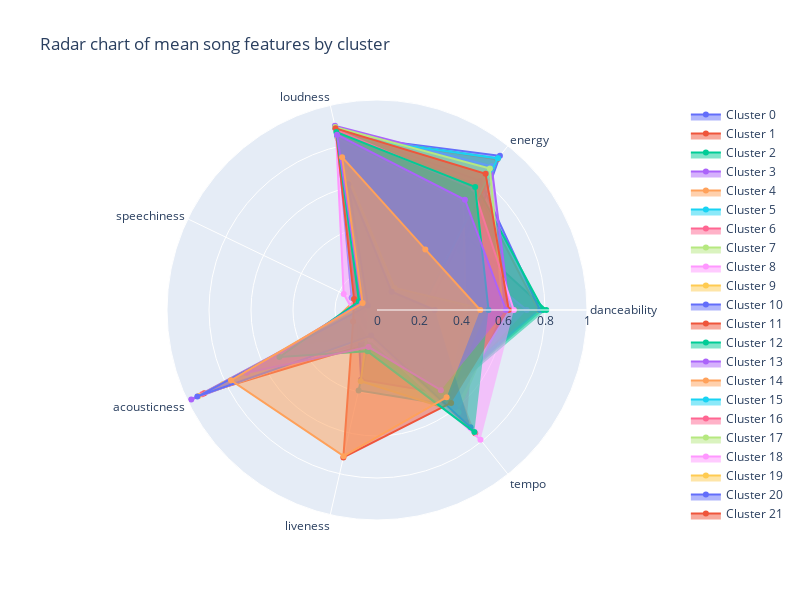

Source (notebook cell):
### Code cell
# Create an empty list to store the Scatterpolar object of each cluster
scatter_objects = []

# State the label for each arm of the chart
categories = songs_df_minmax.columns

# Iterate over the unique clusters and add an object for each cluster to the list
for cluster in sorted(songs_df_minmax['cluster'].unique()):

  # Find the mean value for each column of the cluster
  cluster_means = [songs_df_minmax.loc[songs_df_minmax["cluster"] == cluster, songs_df_minmax.columns[0]].mean(),
                  songs_df_minmax.loc[songs_df_minmax["cluster"] == cluster, songs_df_minmax.columns[1]].mean(),
                  songs_df_minmax.loc[songs_df_minmax["cluster"] == cluster, songs_df_minmax.columns[2]].mean(),
                  songs_df_minmax.loc[songs_df_minmax["cluster"] == cluster, songs_df_minmax.columns[3]].mean(),
                  songs_df_minmax.loc[songs_df_minmax["cluster"] == cluster, songs_df_minmax.columns[4]].mean(),
                  songs_df_minmax.loc[songs_df_minmax["cluster"] == cluster, songs_df_minmax.columns[5]].mean(),
                  songs_df_minmax.loc[songs_df_minmax["cluster"] == cluster, songs_df_minmax.columns[6]].mean(),
                  #songs_df_minmax.loc[songs_std_scaled["cluster"] == cluster, songs_std_scaled.columns[8]].mean()
                  ]

  # Create a Scatterpolar object for the cluster
  cluster_scatter = go.Scatterpolar(
    r = cluster_means,          # set the radial coordinates
    theta = categories,         # the names of the columns
    fill = 'toself',            # fills in the space with colour
    name = f'Cluster {cluster}' # adds the name of the cluster
  )

  # Add the Scatterpolar object to the list
  scatter_objects.append(cluster_scatter)

# Create the figure (the white area)
fig = go.Figure()

# Add the scatter objects to the figure
fig.add_traces(scatter_objects)

# Add extras to the plot, such as title
fig.update_layout(
  title_text = 'Radar chart of mean song features by cluster',
  height = 600,
  width = 800,
  polar = dict(
    radialaxis = dict(
      visible = True,      # visibility of the numbers on the arm
      range = [0, 1]      # scale of the plot depending on the scaler
    )),
  showlegend = True
)

# Show the initialised plot and the trace objects
fig.show()

### Figure 1 — Plotly figure (JSON) as saved in the notebook; plotly's stock layout.template omitted (floating-point values rounded to 4 significant figures)
{"data": [{"fill": "toself", "name": "Cluster 0", "r": [0.3229, 0.9389, 0.8556, 0.1341, 0.006244, 0.1236, 0.529], "theta": ["danceability", "energy", "loudness", "speechiness", "acousticness", "liveness", "tempo", "cluster"], "type": "scatterpolar"}, {"fill": "toself", "name": "Cluster 1", "r": [0.3178, 0.2687, 0.7526, 0.0439, 0.9132, 0.164, 0.419], "theta": ["danceability", "energy", "loudness", "speechiness", "acousticness", "liveness", "tempo", "cluster"], "type": "scatterpolar"}, {"fill": "toself", "name": "Cluster 2", "r": [0.806, 0.5451, 0.8399, 0.1044, 0.1009, 0.115, 0.5206], "theta": ["danceability", "energy", "loudness", "speechiness", "acousticness", "liveness", "tempo", "cluster"], "type": "scatterpolar"}, {"fill": "toself", "name": "Cluster 3", "r": [0.3825, 0.04938, 0.5507, 0.05459, 0.9818, 0.1072, 0.3779], "theta": ["danceability", "energy", "loudness", "speechiness", "acousticness", "liveness", "tempo", "cluster"], "type": "scatterpolar"}, {"fill": "toself", "name": "Cluster 4", "r": [0.7674, 0.7482, 0.883, 0.1126, 0.3454, 0.1401, 0.4808], "theta": ["danceability", "energy", "loudness", "speechiness", "acousticness", "liveness", "tempo", "cluster"], "type": "scatterpolar"}, {"fill": "toself", "name": "Cluster 5", "r": [0.2777, 0.9243, 0.8567, 0.115, 0.01038, 0.3928, 0.5834], "theta": ["danceability", "energy", "loudness", "speechiness", "acousticness", "liveness", "tempo", "cluster"], "type": "scatterpolar"}, {"fill": "toself", "name": "Cluster 6", "r": [0.4723, 0.429, 0.8101, 0.05321, 0.7058, 0.1547, 0.6837], "theta": ["danceability", "energy", "loudness", "speechiness", "acousticness", "liveness", "tempo", "cluster"], "type": "scatterpolar"}, {"fill": "toself", "name": "Cluster 7", "r": [0.5708, 0.4734, 0.812, 0.04819, 0.25, 0.1442, 0.5727], "theta": ["danceability", "energy", "loudness", "speechiness", "acousticness", "liveness", "tempo", "cluster"], "type": "scatterpolar"}, {"fill": "toself", "name": "Cluster 8", "r": [0.7131, 0.4497, 0.8111, 0.07628, 0.5229, 0.1459, 0.5184], "theta": ["danceability", "energy", "loudness", "speechiness", "acousticness", "liveness", "tempo", "cluster"], "type": "scatterpolar"}, {"fill": "toself", "name": "Cluster 9", "r": [0.6627, 0.3298, 0.7714, 0.05652, 0.8144, 0.128, 0.4932], "theta": ["danceability", "energy", "loudness", "speechiness", "acousticness", "liveness", "tempo", "cluster"], "type": "scatterpolar"}, {"fill": "toself", "name": "Cluster 10", "r": [0.7762, 0.7867, 0.8895, 0.1163, 0.1008, 0.3407, 0.5091], "theta": ["danceability", "energy", "loudness", "speechiness", "acousticness", "liveness", "tempo", "cluster"], "type": "scatterpolar"}, {"fill": "toself", "name": "Cluster 11", "r": [0.2407, 0.9188, 0.854, 0.1174, 0.00406, 0.1478, 0.7506], "theta": ["danceability", "energy", "loudness", "speechiness", "acousticness", "liveness", "tempo", "cluster"], "type": "scatterpolar"}, {"fill": "toself", "name": "Cluster 12", "r": [0.7911, 0.7583, 0.8856, 0.09554, 0.0671, 0.1068, 0.5125], "theta": ["danceability", "energy", "loudness", "speechiness", "acousticness", "liveness", "tempo", "cluster"], "type": "scatterpolar"}, {"fill": "toself", "name": "Cluster 13", "r": [0.6308, 0.8757, 0.8996, 0.0682, 0.04514, 0.1101, 0.5945], "theta": ["danceability", "energy", "loudness", "speechiness", "acousticness", "liveness", "tempo", "cluster"], "type": "scatterpolar"}, {"fill": "toself", "name": "Cluster 14", "r": [0.4223, 0.6599, 0.8371, 0.05197, 0.05658, 0.1445, 0.5386], "theta": ["danceability", "energy", "loudness", "speechiness", "acousticness", "liveness", "tempo", "cluster"], "type": "scatterpolar"}, {"fill": "toself", "name": "Cluster 15", "r": [0.2083, 0.922, 0.8507, 0.1256, 0.00325, 0.1887, 0.4208], "theta": ["danceability", "energy", "loudness", "speechiness", "acousticness", "liveness", "tempo", "cluster"], "type": "scatterpolar"}, {"fill": "toself", "name": "Cluster 16", "r": [0.1587, 0.08053, 0.5729, 0.04571, 0.9238, 0.1362, 0.3682], "theta": ["danceability", "energy", "loudness", "speechiness", "acousticness", "liveness", "tempo", "cluster"], "type": "scatterpolar"}, {"fill": "toself", "name": "Cluster 17", "r": [0.5999, 0.8622, 0.8935, 0.07546, 0.03889, 0.3481, 0.6226], "theta": ["danceability", "energy", "loudness", "speechiness", "acousticness", "liveness", "tempo", "cluster"], "type": "scatterpolar"}, {"fill": "toself", "name": "Cluster 18", "r": [0.6518, 0.7378, 0.8813, 0.176, 0.1013, 0.1451, 0.7902], "theta": ["danceability", "energy", "loudness", "speechiness", "acousticness", "liveness", "tempo", "cluster"], "type": "scatterpolar"}, {"fill": "toself", "name": "Cluster 19", "r": [0.525, 0.1345, 0.6881, 0.05085, 0.9431, 0.1285, 0.5418], "theta": ["danceability", "energy", "loudness", "speechiness", "acousticness", "liveness", "tempo", "cluster"], "type": "scatterpolar"}, {"fill": "toself", "name": "Cluster 20", "r": [0.2753, 0.1115, 0.6136, 0.04825, 0.9495, 0.1248, 0.7148], "theta": ["danceability", "energy", "loudness", "speechiness", "acousticness", "liveness", "tempo", "cluster"], "type": "scatterpolar"}, {"fill": "toself", "name": "Cluster 21", "r": [0.6275, 0.8294, 0.8872, 0.1214, 0.1265, 0.7199, 0.5659], "theta": ["danceability", "energy", "loudness", "speechiness", "acousticness", "liveness", "tempo", "cluster"], "type": "scatterpolar"}, {"fill": "toself", "name": "Cluster 22", "r": [0.531, 0.7498, 0.8696, 0.09546, 0.5156, 0.202, 0.7435], "theta": ["danceability", "energy", "loudness", "speechiness", "acousticness", "liveness", "tempo", "cluster"], "type": "scatterpolar"}, {"fill": "toself", "name": "Cluster 23", "r": [0.6139, 0.6715, 0.8565, 0.07987, 0.6882, 0.181, 0.4881], "theta": ["danceability", "energy", "loudness", "speechiness", "acousticness", "liveness", "tempo", "cluster"], "type": "scatterpolar"}, {"fill": "toself", "name": "Cluster 24", "r": [0.4918, 0.3692, 0.7467, 0.07639, 0.7717, 0.7138, 0.5317], "theta": ["danceability", "energy", "loudness", "speechiness", "acousticness", "liveness", "tempo", "cluster"], "type": "scatterpolar"}], "layout": {"height": 600, "polar": {"angularaxis": {"type": "category"}, "radialaxis": {"autorange": false, "range": [0, 1], "type": "linear", "visible": true}}, "showlegend": true, "title": {"text": "Radar chart of mean song features by cluster"}, "width": 800}}
